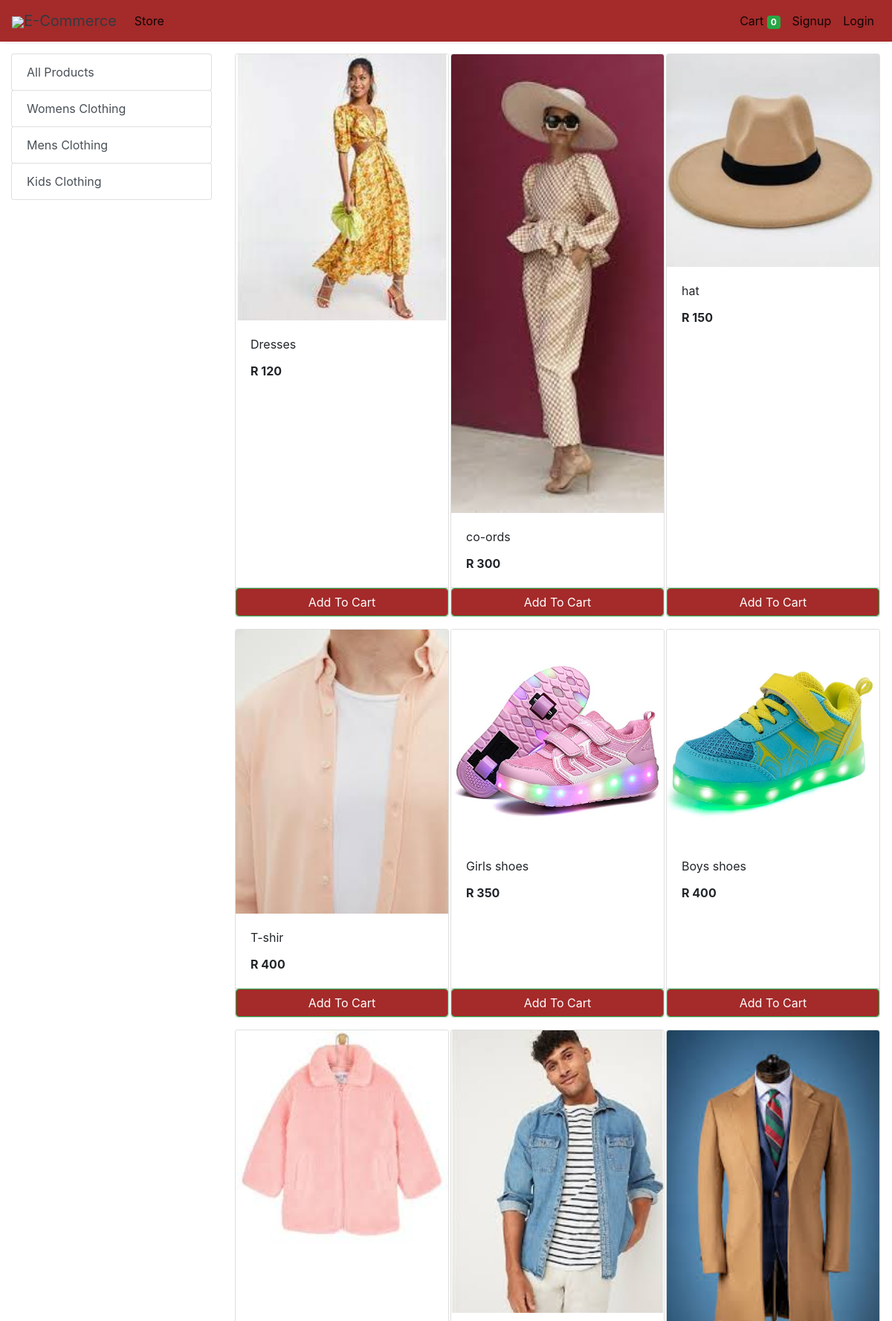
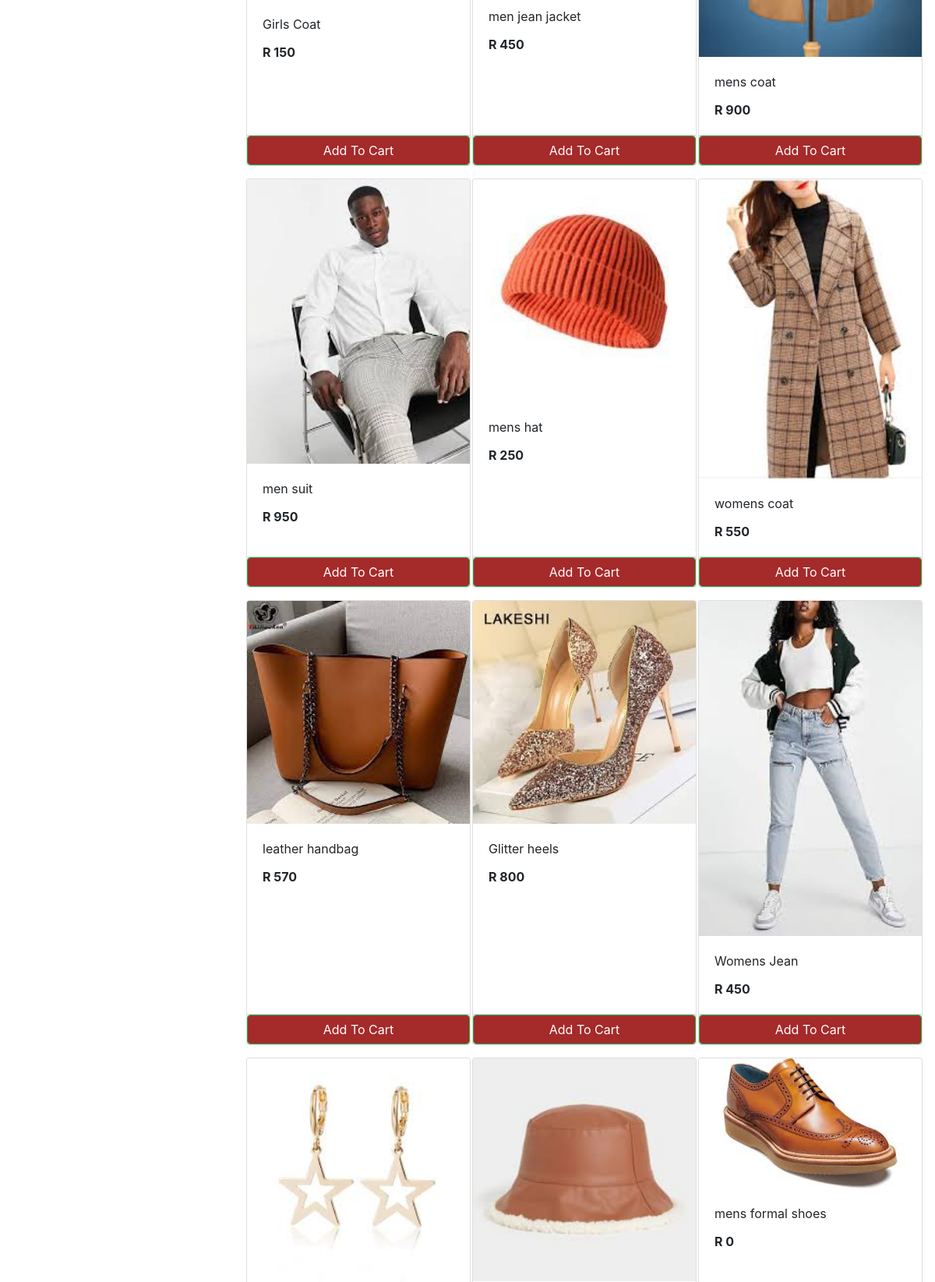
The app's page /store (upper part) with its own data (2 pictures, top to bottom).
### store/models/category.py (models this page shows, shortened)
class Category(models.Model):
    name= models.CharField(max_length=50)
    @staticmethod
    def get_all_categories():
        return Category.objects.all()

### store/models/product.py (models this page shows, shortened)
class Products(models.Model):
    name = models.CharField(max_length=60)
    price= models.IntegerField(default=0)
    category= models.ForeignKey(Category,on_delete=models.CASCADE,default=1 )
    description= models.CharField(max_length=250, default='', blank=True, null= True)
    image= models.ImageField(upload_to='uploads/products/')
    @staticmethod
    def get_all_products():
        return Products.objects.all()

### store/views/home.py (the view)
# urls.py: path('' , include('store.urls'))
def store(request):
    cart = request.session.get('cart')
    if not cart:
        request.session['cart'] = {}
    products = None
    categories = Category.get_all_categories()
    categoryID = request.GET.get('category')
    if categoryID:
        products = Products.get_all_products_by_categoryid(categoryID)
    else:
        products = Products.get_all_products();
    data = {}
    data['products'] = products
    data['categories'] = categories
    print('you are : ', request.session.get('email'))
    return render(request, 'index.html', data)

### store/templatetags/cart.py (called while the page is built)
@register.filter (name='is_in_cart')
def is_in_cart(product, cart):
    keys = cart.keys ()
    for id in keys:
        if int (id) == product.id:
            return True
    return False;

### store/templatetags/custom_filter.py (called while the page is built)
@register.filter(name='currency')
def currency(number):
    return " R "+str(number)

### store/templates/index.html (shortened to what this page needs)
{% extends 'base.html' %}
{% block content %}
{% load cart %}
{% load custom_filter %}
<div class="container-fluid mt-3">
	<div class="row">
		<div class="col-lg-3 mx-auto">
			<div class="list-group">
				<a href="/" class="list-group-item list-group-item-action btn btn-outline-success">All Products</a>
				{% for category in categories %}
				<a href="/?category={{category.id}}"
					class="list-group-item list-group-item-action btn btn-outline-success ">{{category.name}}</a>
				{% endfor %}
			</div>
		</div>
		<div id='products' class="col-lg-9 mx-auto">
			<div class="row mx-auto">
				{% for product in products %}
				<div class="card mx-auto mb-3" id={{product.id}} style="width: 18rem;">
					<img class="card-img-top" src="{{product.image.url}}" alt="Card image cap">
					<div class="card-body">
						<p class="card-title">{{product.name}}</p>
						<p class="card-text"><b>{{product.price|currency}}</b></p>
					</div>
					<div class="card-footer p-0 no-gutters">
						{% if product|is_in_cart:request.session.cart %}
						<div class="row no-gutters">
							<form action="/#{{product.id}}" class="col-2 " method="post">
								{% csrf_token %}
								<input hidden type="text" name='product' value='{{product.id}}'>
								<input hidden type="text" name='remove' value='True'>
								<input type="submit" value=" - " class="btn btn-block btn-success border-right">
							</form>
							<div class="text-center col btn btn-success">{{product|cart_quantity:request.session.cart}} in Cart</div>
							<form action="/#{{product.id}}" class="col-2 " method="post">
								{% csrf_token %}
								<input hidden type="text" name='product' value='{{product.id}}'>
								<input type="submit" value=" + " class="btn btn-block btn-success border-left">
							</form>
						</div>
						{% else %}
						<form action="/#{{product.id}}" method="POST" class="btn-block">
							<input type="submit" class="float-right btn btn-success form-control" style="background-color: brown;"
								value="Add To Cart">
						</form>
						{% endif %}
					</div>
				</div>
				{% endfor %}
			</div>
		</div>
	</div>
</div>
{% endblock %}

### records on screen
Category: name "Womens Clothing"
Category: name "Mens Clothing"
Category: name "Kids Clothing"
Products: image (picture), name "Dresses", price "R 120"
Products: image (picture), name "co-ords", price "R 300"
Products: image (picture), name "hat", price "R 150"
Products: image (picture), name "T-shir", price "R 400"
Products: image (picture), name "Girls shoes", price "R 350"
Products: image (picture), name "Boys shoes", price "R 400"
Products: image (picture), name "Girls Coat", price "R 150"
Products: image (picture), name "men jean jacket", price "R 450"
Products: image (picture), name "mens coat", price "R 900"
Products: image (picture), name "men suit", price "R 950"
Products: image (picture), name "mens hat", price "R 250"
Products: image (picture), name "womens coat", price "R 550"
Products: image (picture), name "leather handbag", price "R 570"
Products: image (picture), name "Glitter heels", price "R 800"
Products: image (picture), name "Womens Jean", price "R 450"
Products: image (picture)
Products: image (picture)
Products: image (picture), name "mens formal shoes", price "R 0"

### other values on screen
{{ request.session.cart.keys|length }} "0"
